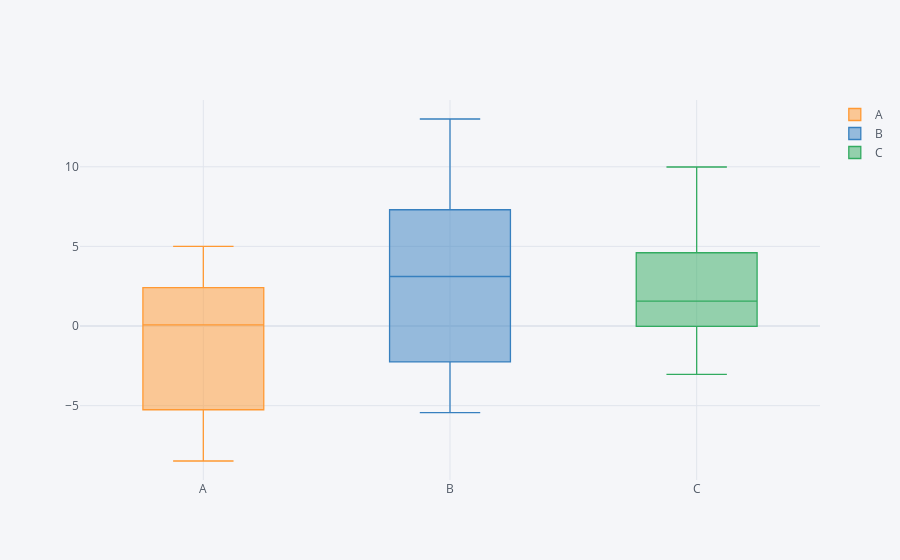

Here is the notebook cell this chart was saved with:
### Markdown cell above
### Box Plot and Area Plot

### Code cell
df.iplot(kind = 'box')
